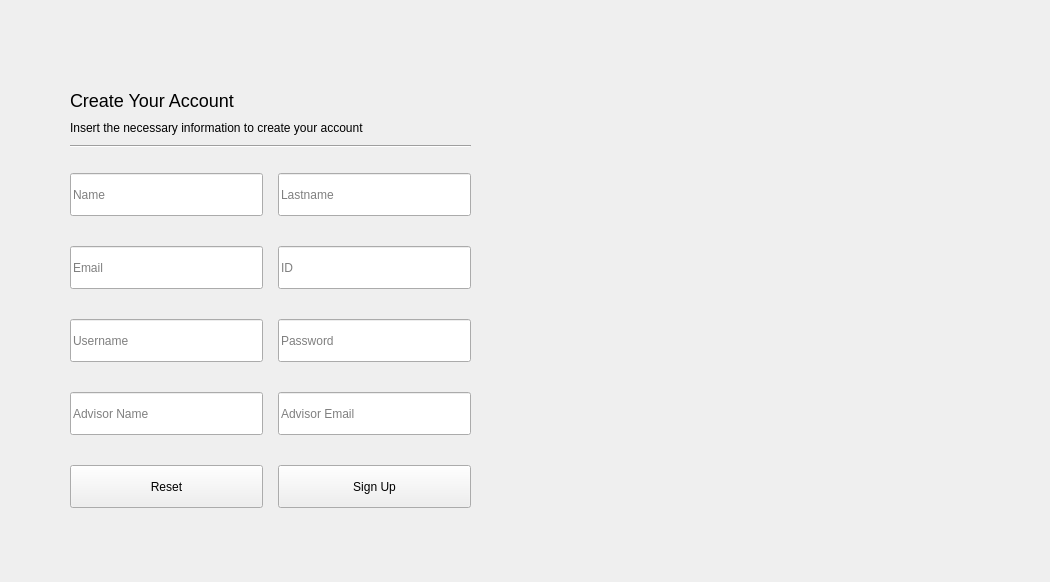
         <widget class="QWidget" name="signup_page">
          <widget class="QLabel" name="signup_background">
           <property name="geometry">
            <rect>
             <x>504</x>
             <y>70</y>
             <width>537</width>
             <height>503</height>
            </rect>
           </property>
           <property name="text">
            <string/>
           </property>
           <property name="pixmap">
            <pixmap>img/signup.jpg</pixmap>
           </property>
           <property name="scaledContents">
            <bool>true</bool>
           </property>
          </widget>
          <widget class="QFrame" name="singup_frame">
           <property name="geometry">
            <rect>
             <x>56</x>
             <y>78</y>
             <width>427</width>
             <height>453</height>
            </rect>
           </property>
           <property name="styleSheet">
            <string notr="true"/>
           </property>
           <property name="frameShape">
            <enum>QFrame::NoFrame</enum>
           </property>
           <property name="frameShadow">
            <enum>QFrame::Plain</enum>
           </property>
           <widget class="QWidget" name="layoutWidget_6">
            <property name="geometry">
             <rect>
              <x>14</x>
              <y>12</y>
              <width>401</width>
              <height>423</height>
             </rect>
            </property>
            <layout class="QVBoxLayout" name="signup_container" stretch="0,0,0,0">
             <property name="spacing">
              <number>10</number>
             </property>
             <property name="topMargin">
              <number>0</number>
             </property>
             <property name="bottomMargin">
              <number>0</number>
             </property>
             <item>
              <widget class="QLabel" name="signup_title">
               <property name="styleSheet">
                <string notr="true">font-size: 18px;</string>
               </property>
               <property name="text">
                <string>Create Your Account</string>
               </property>
              </widget>
             </item>
             <item>
              <widget class="QLabel" name="signup_guide">
               <property name="text">
                <string>Insert the necessary information to create your account</string>
               </property>
              </widget>
             </item>
             <item>
              <widget class="Line" name="signup_line1">
               <property name="orientation">
                <enum>Qt::Horizontal</enum>
               </property>
              </widget>
             </item>
             <item>
              <layout class="QGridLayout" name="signup_inputs">
               <property name="topMargin">
                <number>15</number>
               </property>
               <property name="rightMargin">
                <number>0</number>
               </property>
               <property name="bottomMargin">
                <number>5</number>
               </property>
               <property name="horizontalSpacing">
                <number>15</number>
               </property>
               <property name="verticalSpacing">
                <number>30</number>
               </property>
               <item row="1" column="0">
                <widget class="QLineEdit" name="signup_email">
                 <property name="sizePolicy">
                  <sizepolicy hsizetype="Expanding" vsizetype="Expanding">
                   <horstretch>0</horstretch>
                   <verstretch>0</verstretch>
                  </sizepolicy>
                 </property>
                 <property name="text">
                  <string/>
                 </property>
                 <property name="placeholderText">
                  <string>Email</string>
                 </property>
                </widget>
               </item>
               <item row="0" column="0">
                <widget class="QLineEdit" name="signup_name">
                 <property name="sizePolicy">
                  <sizepolicy hsizetype="Expanding" vsizetype="Expanding">
                   <horstretch>0</horstretch>
                   <verstretch>0</verstretch>
                  </sizepolicy>
                 </property>
                 <property name="text">
                  <string/>
                 </property>
                 <property name="placeholderText">
                  <string>Name</string>
                 </property>
                </widget>
               </item>
               <item row="2" column="0">
                <widget class="QLineEdit" name="signup_username">
                 <property name="sizePolicy">
                  <sizepolicy hsizetype="Expanding" vsizetype="Expanding">
                   <horstretch>0</horstretch>
                   <verstretch>0</verstretch>
                  </sizepolicy>
                 </property>
                 <property name="text">
                  <string/>
                 </property>
                 <property name="placeholderText">
                  <string>Username</string>
                 </property>
                </widget>
               </item>
               <item row="2" column="1">
                <widget class="QLineEdit" name="signup_password">
                 <property name="sizePolicy">
                  <sizepolicy hsizetype="Expanding" vsizetype="Expanding">
                   <horstretch>0</horstretch>
                   <verstretch>0</verstretch>
                  </sizepolicy>
                 </property>
                 <property name="text">
                  <string/>
                 </property>
                 <property name="placeholderText">
                  <string>Password</string>
                 </property>
                </widget>
               </item>
               <item row="3" column="1">
                <widget class="QLineEdit" name="signup_advisor_email">
                 <property name="sizePolicy">
                  <sizepolicy hsizetype="Expanding" vsizetype="Expanding">
                   <horstretch>0</horstretch>
                   <verstretch>0</verstretch>
                  </sizepolicy>
                 </property>
                 <property name="text">
                  <string/>
                 </property>
                 <property name="placeholderText">
                  <string>Advisor Email</string>
                 </property>
                </widget>
               </item>
               <item row="3" column="0">
                <widget class="QLineEdit" name="signup_advisor_name">
                 <property name="sizePolicy">
                  <sizepolicy hsizetype="Expanding" vsizetype="Expanding">
                   <horstretch>0</horstretch>
                   <verstretch>0</verstretch>
                  </sizepolicy>
                 </property>
                 <property name="text">
                  <string/>
                 </property>
                 <property name="placeholderText">
                  <string>Advisor Name</string>
                 </property>
                </widget>
               </item>
               <item row="1" column="1">
                <widget class="QLineEdit" name="signup_id">
                 <property name="sizePolicy">
                  <sizepolicy hsizetype="Expanding" vsizetype="Expanding">
                   <horstretch>0</horstretch>
                   <verstretch>0</verstretch>
                  </sizepolicy>
                 </property>
                 <property name="text">
                  <string/>
                 </property>
                 <property name="placeholderText">
                  <string>ID</string>
                 </property>
                </widget>
               </item>
               <item row="4" column="0">
                <widget class="QPushButton" name="signup_reset">
                 <property name="sizePolicy">
                  <sizepolicy hsizetype="Expanding" vsizetype="Expanding">
                   <horstretch>0</horstretch>
                   <verstretch>0</verstretch>
                  </sizepolicy>
                 </property>
                 <property name="mouseTracking">
                  <bool>false</bool>
                 </property>
                 <property name="text">
                  <string>Reset</string>
                 </property>
                </widget>
               </item>
               <item row="4" column="1">
                <widget class="QPushButton" name="signup_create_account">
                 <property name="sizePolicy">
                  <sizepolicy hsizetype="Expanding" vsizetype="Expanding">
                   <horstretch>0</horstretch>
                   <verstretch>0</verstretch>
                  </sizepolicy>
                 </property>
                 <property name="text">
                  <string>Sign Up</string>
                 </property>
                </widget>
               </item>
               <item row="0" column="1">
                <widget class="QLineEdit" name="signup_lastname">
                 <property name="sizePolicy">
                  <sizepolicy hsizetype="Expanding" vsizetype="Expanding">
                   <horstretch>0</horstretch>
                   <verstretch>0</verstretch>
                  </sizepolicy>
                 </property>
                 <property name="text">
                  <string/>
                 </property>
                 <property name="placeholderText">
                  <string>Lastname</string>
                 </property>
                </widget>
               </item>
              </layout>
             </item>
            </layout>
           </widget>
          </widget>
         </widget>
